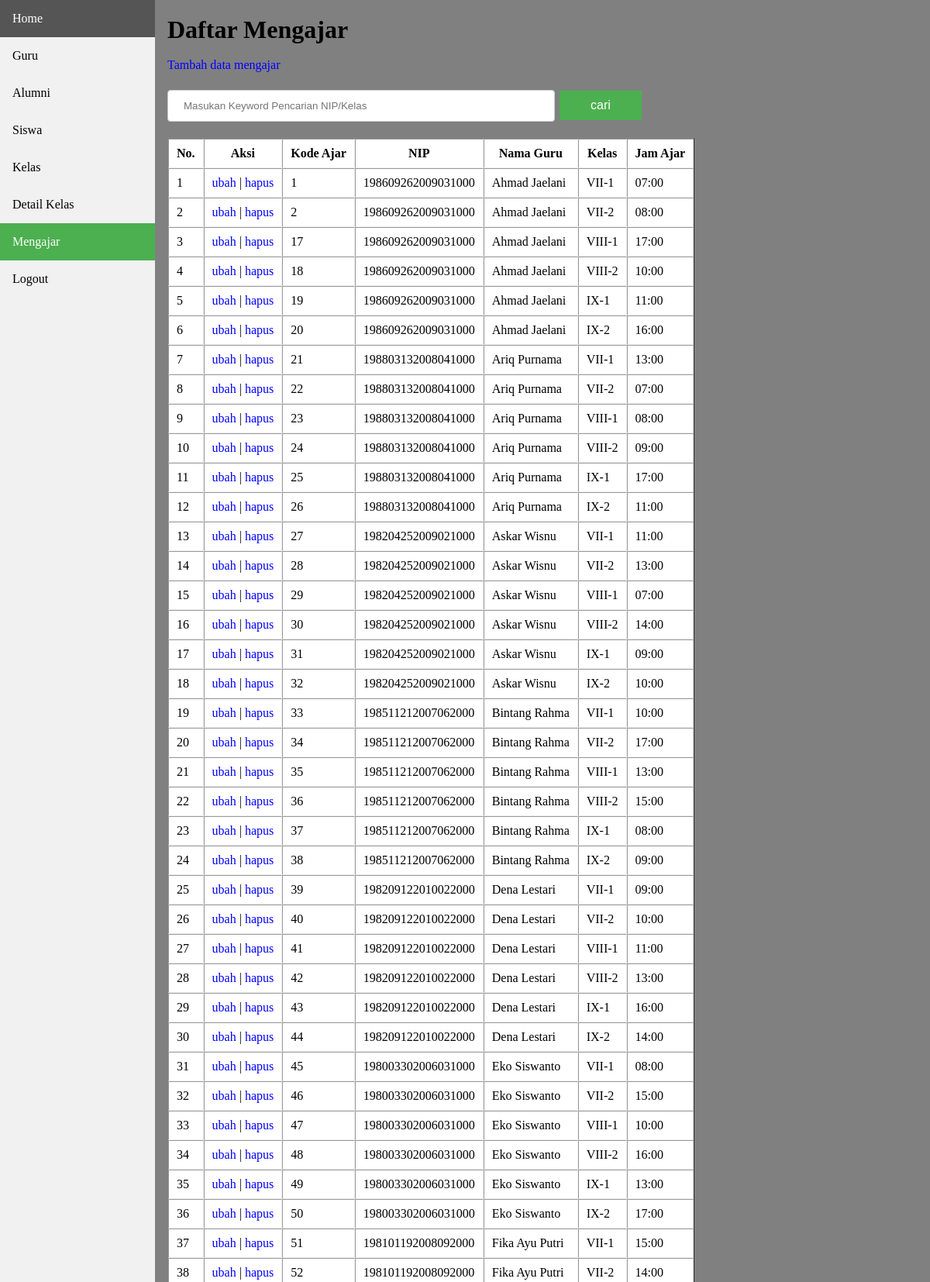
/admin/mengajar/mengajar.php (signed in, upper part), run on the app's committed database.
### tables this page shows
CREATE TABLE `mengajar` (
  `kdajar` int(11) NOT NULL,
  `nip` varchar(20) NOT NULL,
  `id` int(11) NOT NULL,
  `jamajar` varchar(6) NOT NULL
);

CREATE TABLE `guru` (
  `nip` varchar(20) NOT NULL,
  `nama_guru` varchar(25) NOT NULL,
  `jenis_kelamin` varchar(10) NOT NULL,
  `Tempat_lahir` varchar(30) NOT NULL,
  `tanggal_lahir` date NOT NULL,
  `ijazah` varchar(15) NOT NULL,
  `mapel` varchar(35) NOT NULL
);

CREATE TABLE `kelas` (
  `id` int(11) NOT NULL,
  `nss` varchar(14) NOT NULL,
  `kelas` varchar(10) NOT NULL,
  `nama_sekolah` varchar(25) NOT NULL,
  `jumlah_siswa` varchar(3) NOT NULL
);

### koneksi.php (called while the page is built)
<?php
$conn = mysqli_connect("localhost","root","","smp");
function query($query){
	global $conn;
	$result = mysqli_query($conn, $query);
	$rows=[];
	while ($row = mysqli_fetch_assoc($result)) {
		$rows[] = $row;
	}
	return $rows;
}
 ?>

### admin/mengajar/mengajar.php (the view, shortened to what this page needs)
<?php
$ajar= query("SELECT mengajar.kdajar,mengajar.jamajar,guru.nama_guru,guru.nip,kelas.kelas FROM mengajar INNER JOIN guru ON guru.nip=mengajar.nip INNER JOIN kelas ON kelas.id = mengajar.id ORDER BY kdajar ASC");
 ?>
<!DOCTYPE html>
<html>
<head>
	<link rel="stylesheet" type="text/css" href="../gaya.css">
</head>
<body>
<div class="sidebar">
  <a href="../index.php">Home</a>
  <a href="../guru/guru.php">Guru</a>
  <a href="../alumni/alumni.php">Alumni</a>
  <a href="../siswa/siswa.php">Siswa</a>
  <a href="../kelas/kelas.php">Kelas</a>
  <a href="../detailkelas/detail.php">Detail Kelas</a>
  <a class="active" href="mengajar.php">Mengajar</a>
  <a href="../logout.php">Logout</a>
</div>
<div class="content">
  <h1>Daftar Mengajar</h1>
  <a href="tambah.php">Tambah data mengajar</a>
  <br><br>
  <form action="" method="post">
    <input type="text" name="keyword" size="40" autofocus placeholder="Masukan Keyword Pencarian NIP/Kelas" autocomplete="off">
    <button type="submit" name="cari">cari</button>
  </form> <br>
  <table border="1" cellpadding="10" cellspacing="0">
    <tr>
      <th>No.</th>
      <th>Aksi</th>
      <th>Kode Ajar</th>
      <th>NIP</th>
      <th>Nama Guru</th>
      <th>Kelas</th>
      <th>Jam Ajar</th>
    </tr>
    <?php   $i=1; ?>
  <?php   foreach($ajar as $row): ?>
    <tr>
      <td><?= $i; ?></td>
      <td>
        <a href="ubah.php?id=<?= $row["kdajar"]  ?>"">ubah</a> |
        <a href="hapus.php?id=<?= $row["kdajar"]  ?>" onclick="return confirm('hapus data?')">hapus</a>
      </td>
      <td><?= $row["kdajar"]; ?></td>
      <td><?= $row["nip"]; ?></td>
      <td><?= $row["nama_guru"]; ?></td>
      <td><?= $row["kelas"]; ?></td>
      <td><?= $row["jamajar"]; ?></td>
    </tr>
    <?php   $i++; ?>
  <?php   endforeach; ?>
  </table>
</div>
</body>
</html>

### admin/gaya.css (style rules this page uses)
html, body, div, span, applet, object, iframe, h2, h3, h4, h5, h6, p, blockquote, pre, a, abbr, acronym, address, big, cite, code, del, dfn, em, img, ins, kbd, q, s, samp, small, strike, strong, sub, sup, tt, var, b, u, i, center, dl, dt, dd, ol, ul, li, fieldset, form, label, legend, caption, tbody, tfoot, thead, article, aside, canvas, details, embed, figure, figcaption, footer, header, hgroup, menu, nav, output, ruby, section, summary, time, mark, audio, video { margin: 0; padding: 0; border: 0; font-size: 100%; font: inherit; vertical-align: baseline; }
body { line-height: 1; }
.sidebar { margin: 0; padding: 0; width: 200px; background-color: #f1f1f1; position: fixed; height: 100%; overflow: auto; }
.sidebar a { display: block; color: black; padding: 16px; text-decoration: none; }
.sidebar a.active { background-color: #4CAF50; color: white; }
div.content { margin-left: 200px; padding: 1px 16px; min-height: 690px; }
.content { background-color: grey; }
.content table { background-color: white; }
.content input, select { width: 500px; padding: 12px 20px; margin: 8px 0px 5px 0px; display: inline-block; border: 1px solid #ccc; border-radius: 4px; box-sizing: border-box; }
button { background-color: #4CAF50; border: none; color: white; padding: 10px 40px 10px 40px; text-align: center; text-decoration: none; display: inline-block; font-size: 16px; margin: 4px 2px; cursor: pointer; transition-duration: 0.4s; }
.content a { text-decoration: none; color:blue; }

### data on the page
mengajar: kdajar "1", nip.nip "198609262009031000", nip.nama_guru "Ahmad Jaelani", id.kelas "VII-1", jamajar "07:00"
mengajar: kdajar "2", nip.nip "198609262009031000", nip.nama_guru "Ahmad Jaelani", id.kelas "VII-2", jamajar "08:00"
mengajar: kdajar "17", nip.nip "198609262009031000", nip.nama_guru "Ahmad Jaelani", id.kelas "VIII-1", jamajar "17:00"
mengajar: kdajar "18", nip.nip "198609262009031000", nip.nama_guru "Ahmad Jaelani", id.kelas "VIII-2", jamajar "10:00"
mengajar: kdajar "19", nip.nip "198609262009031000", nip.nama_guru "Ahmad Jaelani", id.kelas "IX-1", jamajar "11:00"
mengajar: kdajar "20", nip.nip "198609262009031000", nip.nama_guru "Ahmad Jaelani", id.kelas "IX-2", jamajar "16:00"
mengajar: kdajar "21", nip.nip "198803132008041000", nip.nama_guru "Ariq Purnama", id.kelas "VII-1", jamajar "13:00"
mengajar: kdajar "22", nip.nip "198803132008041000", nip.nama_guru "Ariq Purnama", id.kelas "VII-2", jamajar "07:00"
mengajar: kdajar "23", nip.nip "198803132008041000", nip.nama_guru "Ariq Purnama", id.kelas "VIII-1", jamajar "08:00"
mengajar: kdajar "24", nip.nip "198803132008041000", nip.nama_guru "Ariq Purnama", id.kelas "VIII-2", jamajar "09:00"
mengajar: kdajar "25", nip.nip "198803132008041000", nip.nama_guru "Ariq Purnama", id.kelas "IX-1", jamajar "17:00"
mengajar: kdajar "26", nip.nip "198803132008041000", nip.nama_guru "Ariq Purnama", id.kelas "IX-2", jamajar "11:00"
mengajar: kdajar "27", nip.nip "198204252009021000", nip.nama_guru "Askar Wisnu", id.kelas "VII-1", jamajar "11:00"
mengajar: kdajar "28", nip.nip "198204252009021000", nip.nama_guru "Askar Wisnu", id.kelas "VII-2", jamajar "13:00"
mengajar: kdajar "29", nip.nip "198204252009021000", nip.nama_guru "Askar Wisnu", id.kelas "VIII-1", jamajar "07:00"
mengajar: kdajar "30", nip.nip "198204252009021000", nip.nama_guru "Askar Wisnu", id.kelas "VIII-2", jamajar "14:00"
mengajar: kdajar "31", nip.nip "198204252009021000", nip.nama_guru "Askar Wisnu", id.kelas "IX-1", jamajar "09:00"
mengajar: kdajar "32", nip.nip "198204252009021000", nip.nama_guru "Askar Wisnu", id.kelas "IX-2", jamajar "10:00"
mengajar: kdajar "33", nip.nip "198511212007062000", nip.nama_guru "Bintang Rahma", id.kelas "VII-1", jamajar "10:00"
mengajar: kdajar "34", nip.nip "198511212007062000", nip.nama_guru "Bintang Rahma", id.kelas "VII-2", jamajar "17:00"
mengajar: kdajar "35", nip.nip "198511212007062000", nip.nama_guru "Bintang Rahma", id.kelas "VIII-1", jamajar "13:00"
mengajar: kdajar "36", nip.nip "198511212007062000", nip.nama_guru "Bintang Rahma", id.kelas "VIII-2", jamajar "15:00"
mengajar: kdajar "37", nip.nip "198511212007062000", nip.nama_guru "Bintang Rahma", id.kelas "IX-1", jamajar "08:00"
mengajar: kdajar "38", nip.nip "198511212007062000", nip.nama_guru "Bintang Rahma", id.kelas "IX-2", jamajar "09:00"
mengajar: kdajar "39", nip.nip "198209122010022000", nip.nama_guru "Dena Lestari", id.kelas "VII-1", jamajar "09:00"
mengajar: kdajar "40", nip.nip "198209122010022000", nip.nama_guru "Dena Lestari", id.kelas "VII-2", jamajar "10:00"
mengajar: kdajar "41", nip.nip "198209122010022000", nip.nama_guru "Dena Lestari", id.kelas "VIII-1", jamajar "11:00"
mengajar: kdajar "42", nip.nip "198209122010022000", nip.nama_guru "Dena Lestari", id.kelas "VIII-2", jamajar "13:00"
mengajar: kdajar "43", nip.nip "198209122010022000", nip.nama_guru "Dena Lestari", id.kelas "IX-1", jamajar "16:00"
mengajar: kdajar "44", nip.nip "198209122010022000", nip.nama_guru "Dena Lestari", id.kelas "IX-2", jamajar "14:00"
mengajar: kdajar "45", nip.nip "198003302006031000", nip.nama_guru "Eko Siswanto", id.kelas "VII-1", jamajar "08:00"
mengajar: kdajar "46", nip.nip "198003302006031000", nip.nama_guru "Eko Siswanto", id.kelas "VII-2", jamajar "15:00"
mengajar: kdajar "47", nip.nip "198003302006031000", nip.nama_guru "Eko Siswanto", id.kelas "VIII-1", jamajar "10:00"
mengajar: kdajar "48", nip.nip "198003302006031000", nip.nama_guru "Eko Siswanto", id.kelas "VIII-2", jamajar "16:00"
mengajar: kdajar "49", nip.nip "198003302006031000", nip.nama_guru "Eko Siswanto", id.kelas "IX-1", jamajar "13:00"
mengajar: kdajar "50", nip.nip "198003302006031000", nip.nama_guru "Eko Siswanto", id.kelas "IX-2", jamajar "17:00"
mengajar: kdajar "51", nip.nip "198101192008092000", nip.nama_guru "Fika Ayu Putri", id.kelas "VII-1", jamajar "15:00"
mengajar: kdajar "52", nip.nip "198101192008092000", nip.nama_guru "Fika Ayu Putri", id.kelas "VII-2", jamajar "14:00"
